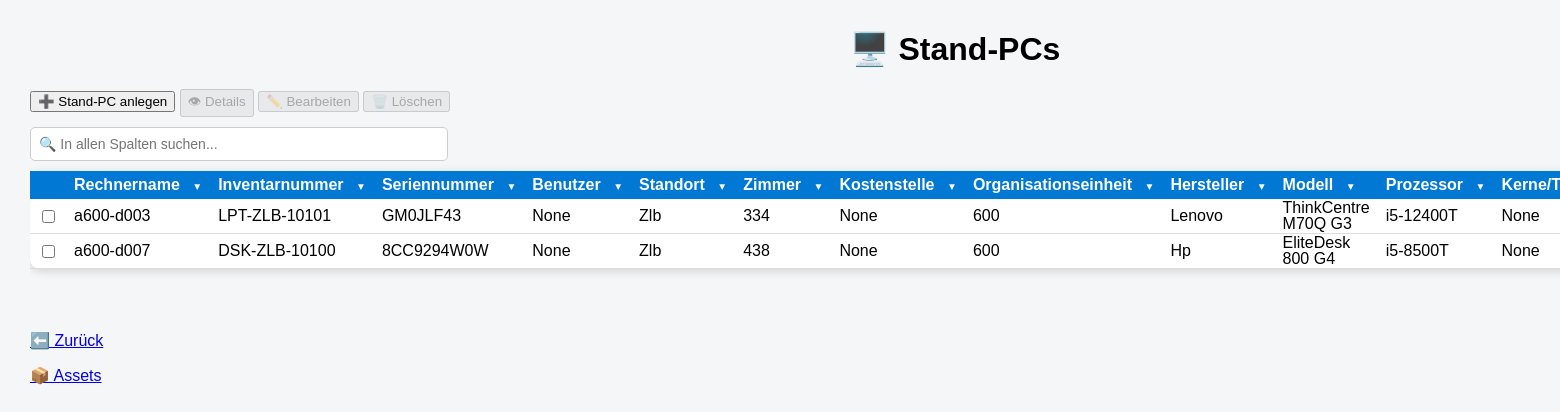
/assets/standpc, run on an earlier commit of the app's database.
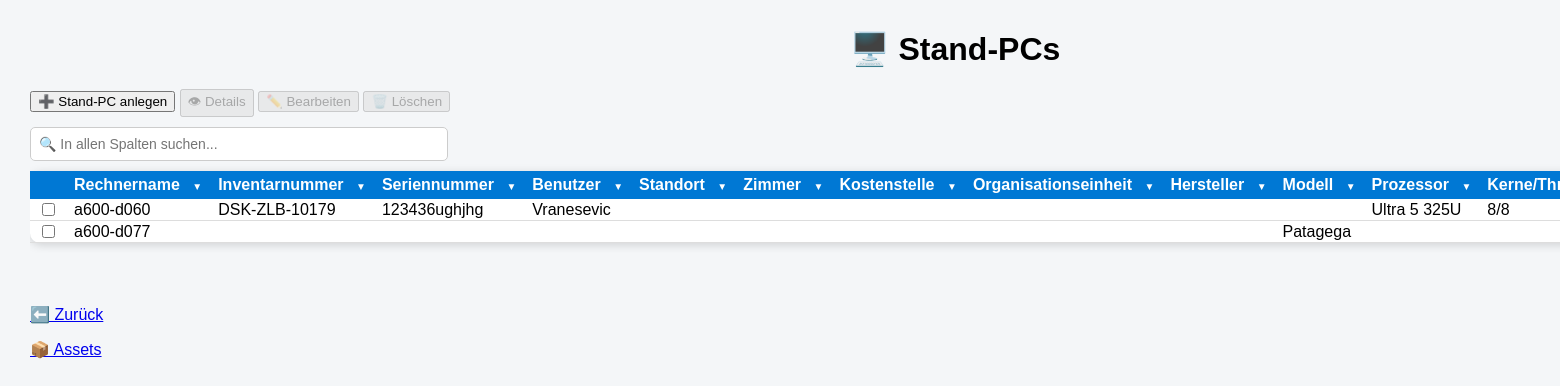
And on a later commit of the database.
### tables this page shows
CREATE TABLE assets (

    id INTEGER PRIMARY KEY,

    inventarnummer TEXT,
    rechnername TEXT,
    seriennummer TEXT,

    kostenstelle TEXT,
    organisationseinheit TEXT,

    standort TEXT,
    zimmer TEXT,

    anschaffungsdatum TEXT,
    installationsdatum TEXT,

    assettyp TEXT,
    verwendungsart TEXT,

    status TEXT,

    hersteller TEXT,
    modell TEXT,

    mac_adresse TEXT,
    garantie TEXT,

    verwaltungsart TEXT,

    prozessor TEXT,
    kerne_threads TEXT,

    ram TEXT,
    festplatte TEXT,

    betriebssystem TEXT,

    displaygroesse TEXT,
    dockingstation TEXT,

    anlagenummer TEXT,

    mitarbeiter TEXT,

    bemerkung TEXT

, druckertyp TEXT);

### app.py (the view)
@app.route("/assets/standpc")
def standpcs():
    sortierung = request.args.get("sort", "rechnername")
    richtung = request.args.get("richtung", "ASC")
    erlaubte_spalten = [
        "inventarnummer",
        "rechnername",
        "seriennummer",
        "kostenstelle",
        "organisationseinheit",
        "standort",
        "zimmer",
        "anschaffungsdatum",
        "installationsdatum",
        "assettyp",
        "verwendungsart",
        "status",
        "hersteller",
        "modell",
        "mac_adresse",
        "garantie",
        "verwaltungsart",
        "prozessor",
        "kerne_threads",
        "ram",
        "festplatte",
        "betriebssystem",
        "displaygroesse",
        "dockingstation",
        "anlagenummer",
        "mitarbeiter",
        "bemerkung"
    ]
    if sortierung not in erlaubte_spalten:
        sortierung = "rechnername"
    if richtung not in ["ASC", "DESC"]:
        richtung = "ASC"
    verbindung = sqlite3.connect("asset_management.db")
    cursor = verbindung.cursor()
    cursor.execute(f"""
        SELECT *
        FROM assets
        WHERE LOWER(assettyp) = 'stand-pc'
        ORDER BY {sortierung} {richtung}
    """)
    standpcs = cursor.fetchall()
    print(standpcs)
    verbindung.close()
    return render_template(
        "standpc.html",
        standpcs=standpcs
    )

### templates/standpc.html (shortened to what this page needs)
<!DOCTYPE html>
<html>
<head>
    <link rel="stylesheet"
          href="{{ url_for('static', filename='style.css') }}">
    <link rel="stylesheet"
          href="{{ url_for('static', filename='assets_liste_tables.css') }}">
    <link rel="stylesheet"
          href="{{ url_for('static', filename='dropdowns.css') }}">
</head>
<body>
<div class="container">
    <h1>🖥️ Stand-PCs </h1>
    <div class="toolbar">
        <button onclick="assetAnlegen()">
            ➕ Stand-PC anlegen
        </button>
           <button id="detailsBtn"
                disabled
                onclick="detailsAnzeigen()">
                👁 Details
            </button>
            <button id="bearbeitenBtn"
                disabled
                onclick="assetBearbeiten()">
            ✏️ Bearbeiten
            </button>
            <button id="loeschenBtn"
                disabled
                onclick="popupOeffnen(ausgewaehlteId)">
                🗑️ Löschen
            </button>
    </div>
<div
    style="
         margin-top:10px;
        margin-bottom:0px;
        text-align:left;
    "
>
    <input
        type="text"
        id="globalFilter"
        placeholder="🔍 In allen Spalten suchen..."
        style="
            width:400px;
            padding:8px;
            font-size:14px;
            border:1px solid #ccc;
            border-radius:5px;
        "
>
</div>
    <div style="overflow-x:auto;">
        <table>
            <tr>
                <th></th>
                <th class="dropdown-column">
                Rechnername
                <span class="dropdown-button">▼</span>
             </th>
                <th class="dropdown-column">
                    Inventarnummer
                    <span class="dropdown-button">▼</span>
                </th>
                <th class="dropdown-column">
                    Seriennummer
                    <span class="dropdown-button">▼</span>
                </th>
                <th class="dropdown-column">
                    Benutzer
                    <span class="dropdown-button">▼</span>
                </th>
               <th class="dropdown-column">
                    Standort
                    <span class="dropdown-button">▼</span>
                </th>
                <th class="dropdown-column">
                    Zimmer
                    <span class="dropdown-button">▼</span>
                </th>
                <th class="dropdown-column">
                    Kostenstelle
                    <span class="dropdown-button">▼</span>
                </th>
                <th class="dropdown-column">
                    Organisationseinheit
                    <span class="dropdown-button">▼</span>
                </th>
                <th class="dropdown-column">
                    Hersteller
                    <span class="dropdown-button">▼</span>
                </th>
                <th class="dropdown-column">
                    Modell
                    <span class="dropdown-button">▼</span>
                </th>
                <th class="dropdown-column">
                    Prozessor
                    <span class="dropdown-button">▼</span>
                </th>
                <th class="dropdown-column">
                    Kerne/Threads
                </th>
            </tr>
            {% for pc in standpcs %}
            <tr>
                <td>
                   <input
                    type="checkbox"
                    class="asset-checkbox"
                    data-id="{{ pc[0] }}"
>
                </td>
                <td>{{ pc[2] }}</td>
                <td>{{ pc[1] }}</td>
                <td>{{ pc[3] }}</td>
                <td>{{ pc[26] }}</td>
                <td>{{ pc[6] }}</td>
                <td>{{ pc[7] }}</td>
                <td>{{ pc[4] }}</td>
                <td>{{ pc[5] }}</td>
                <td>{{ pc[13] }}</td>
                <td>{{ pc[14] }}</td>
                <td>{{ pc[18] }}</td>
                <td>{{ pc[19] }}</td>
            </tr>
            {% endfor %}
        </table>
    </div>
    <br><br>
    <p><a href="javascript:history.back()">⬅️ Zurück</a></p>
    <p><a href="/assets">📦 Assets</a></p>
</div>
</body>
</html>

### static/style.css (style rules this page uses)
body { font-family: Arial, sans-serif; background-color: #f4f6f8; margin: 30px; }
h1 { text-align: center; }
.container { width: 1850px; margin: auto; }

### static/assets_liste_tables.css (style rules this page uses)
table { width: 90%; margin: 10px 0; border-collapse: collapse; background-color: white; box-shadow: 0 2px 10px rgba(0,0,0,0.15); border-radius: 10px; overflow: visible; font-size: 16px; }
th { background-color: #0078d4; color: white; padding: 5px 8px; text-align: left; }
td { padding: 1px 8px; border-bottom: 1px solid #ddd; line-height: 1; }

### static/dropdowns.css (style rules this page uses)
.dropdown-column { position: relative; white-space: nowrap; }
.dropdown-button { color: white; cursor: pointer; margin-left: 8px; font-size: 10px; }

What changed in the data, as far as the page shows it:
removed assets: rechnername "a600-d003", inventarnummer "LPT-ZLB-10101", seriennummer "GM0JLF43", pc "None", standort "Zlb", zimmer "334", organisationseinheit "600", hersteller "Lenovo", modell "ThinkCentre M70Q G3", prozessor "i5-12400T"
removed assets: rechnername "a600-d007", inventarnummer "DSK-ZLB-10100", seriennummer "8CC9294W0W", pc "None", standort "Zlb", zimmer "438", organisationseinheit "600", hersteller "Hp", modell "EliteDesk 800 G4", prozessor "i5-8500T"
added assets: rechnername "a600-d060", inventarnummer "DSK-ZLB-10179", seriennummer "123436ughjhg", mitarbeiter "Vranesevic", prozessor "Ultra 5 325U", kerne_threads "8/8"
added assets: rechnername "a600-d077", modell "Patagega"
